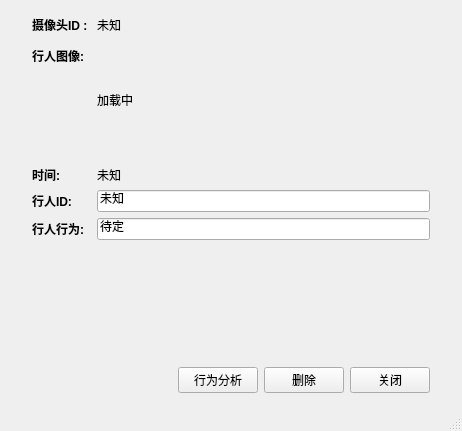
<?xml version="1.0" encoding="UTF-8"?>
<ui version="4.0">
 <class>ResourceKeyboard</class>
 <widget class="QMainWindow" name="ResourceKeyboard">
  <property name="geometry">
   <rect>
    <x>0</x>
    <y>0</y>
    <width>462</width>
    <height>431</height>
   </rect>
  </property>
  <property name="windowTitle">
   <string>detail</string>
  </property>
  <widget class="QWidget" name="centralwidget">
   <layout class="QVBoxLayout" name="verticalLayout">
    <property name="leftMargin">
     <number>32</number>
    </property>
    <property name="topMargin">
     <number>16</number>
    </property>
    <property name="rightMargin">
     <number>32</number>
    </property>
    <property name="bottomMargin">
     <number>16</number>
    </property>
    <item>
     <layout class="QFormLayout" name="formLayout">
      <item row="0" column="0">
       <widget class="QLabel" name="cam_id_label">
        <property name="font">
         <font>
          <weight>75</weight>
          <bold>true</bold>
         </font>
        </property>
        <property name="text">
         <string>摄像头ID : </string>
        </property>
       </widget>
      </item>
      <item row="0" column="1">
       <widget class="QLabel" name="cam_id">
        <property name="text">
         <string>未知</string>
        </property>
       </widget>
      </item>
      <item row="1" column="0">
       <widget class="QLabel" name="face_image_label">
        <property name="font">
         <font>
          <weight>75</weight>
          <bold>true</bold>
         </font>
        </property>
        <property name="text">
         <string>行人图像:</string>
        </property>
       </widget>
      </item>
      <item row="1" column="1">
       <widget class="QLabel" name="face_image">
        <property name="minimumSize">
         <size>
          <width>250</width>
          <height>120</height>
         </size>
        </property>
        <property name="text">
         <string>加载中</string>
        </property>
       </widget>
      </item>
      <item row="2" column="0">
       <widget class="QLabel" name="face_color_label">
        <property name="font">
         <font>
          <weight>75</weight>
          <bold>true</bold>
         </font>
        </property>
        <property name="text">
         <string>时间:</string>
        </property>
       </widget>
      </item>
      <item row="2" column="1">
       <widget class="QLabel" name="behavior">
        <property name="text">
         <string>未知</string>
        </property>
       </widget>
      </item>
      <item row="3" column="0">
       <widget class="QLabel" name="license_number_label">
        <property name="font">
         <font>
          <weight>75</weight>
          <bold>true</bold>
         </font>
        </property>
        <property name="text">
         <string>行人ID:</string>
        </property>
       </widget>
      </item>
      <item row="3" column="1">
       <widget class="QLineEdit" name="preson_id">
        <property name="text">
         <string>未知</string>
        </property>
       </widget>
      </item>
      <item row="4" column="0">
       <widget class="QLabel" name="rule_label">
        <property name="font">
         <font>
          <weight>75</weight>
          <bold>true</bold>
         </font>
        </property>
        <property name="text">
         <string>行人行为:</string>
        </property>
       </widget>
      </item>
      <item row="4" column="1">
       <widget class="QLineEdit" name="rule">
        <property name="text">
         <string>待定</string>
        </property>
       </widget>
      </item>
     </layout>
    </item>
    <item>
     <layout class="QHBoxLayout" name="horizontalLayout">
      <item>
       <spacer name="horizontalSpacer">
        <property name="orientation">
         <enum>Qt::Horizontal</enum>
        </property>
        <property name="sizeHint" stdset="0">
         <size>
          <width>98</width>
          <height>20</height>
         </size>
        </property>
       </spacer>
      </item>
      <item>
       <widget class="QPushButton" name="ticket_button">
        <property name="text">
         <string>行为分析</string>
        </property>
       </widget>
      </item>
      <item>
       <widget class="QPushButton" name="delete_button">
        <property name="text">
         <string>删除</string>
        </property>
       </widget>
      </item>
      <item>
       <widget class="QPushButton" name="close_button">
        <property name="text">
         <string>关闭</string>
        </property>
       </widget>
      </item>
     </layout>
    </item>
   </layout>
  </widget>
  <widget class="QStatusBar" name="statusbar"/>
 </widget>
 <resources/>
 <connections/>
</ui>
